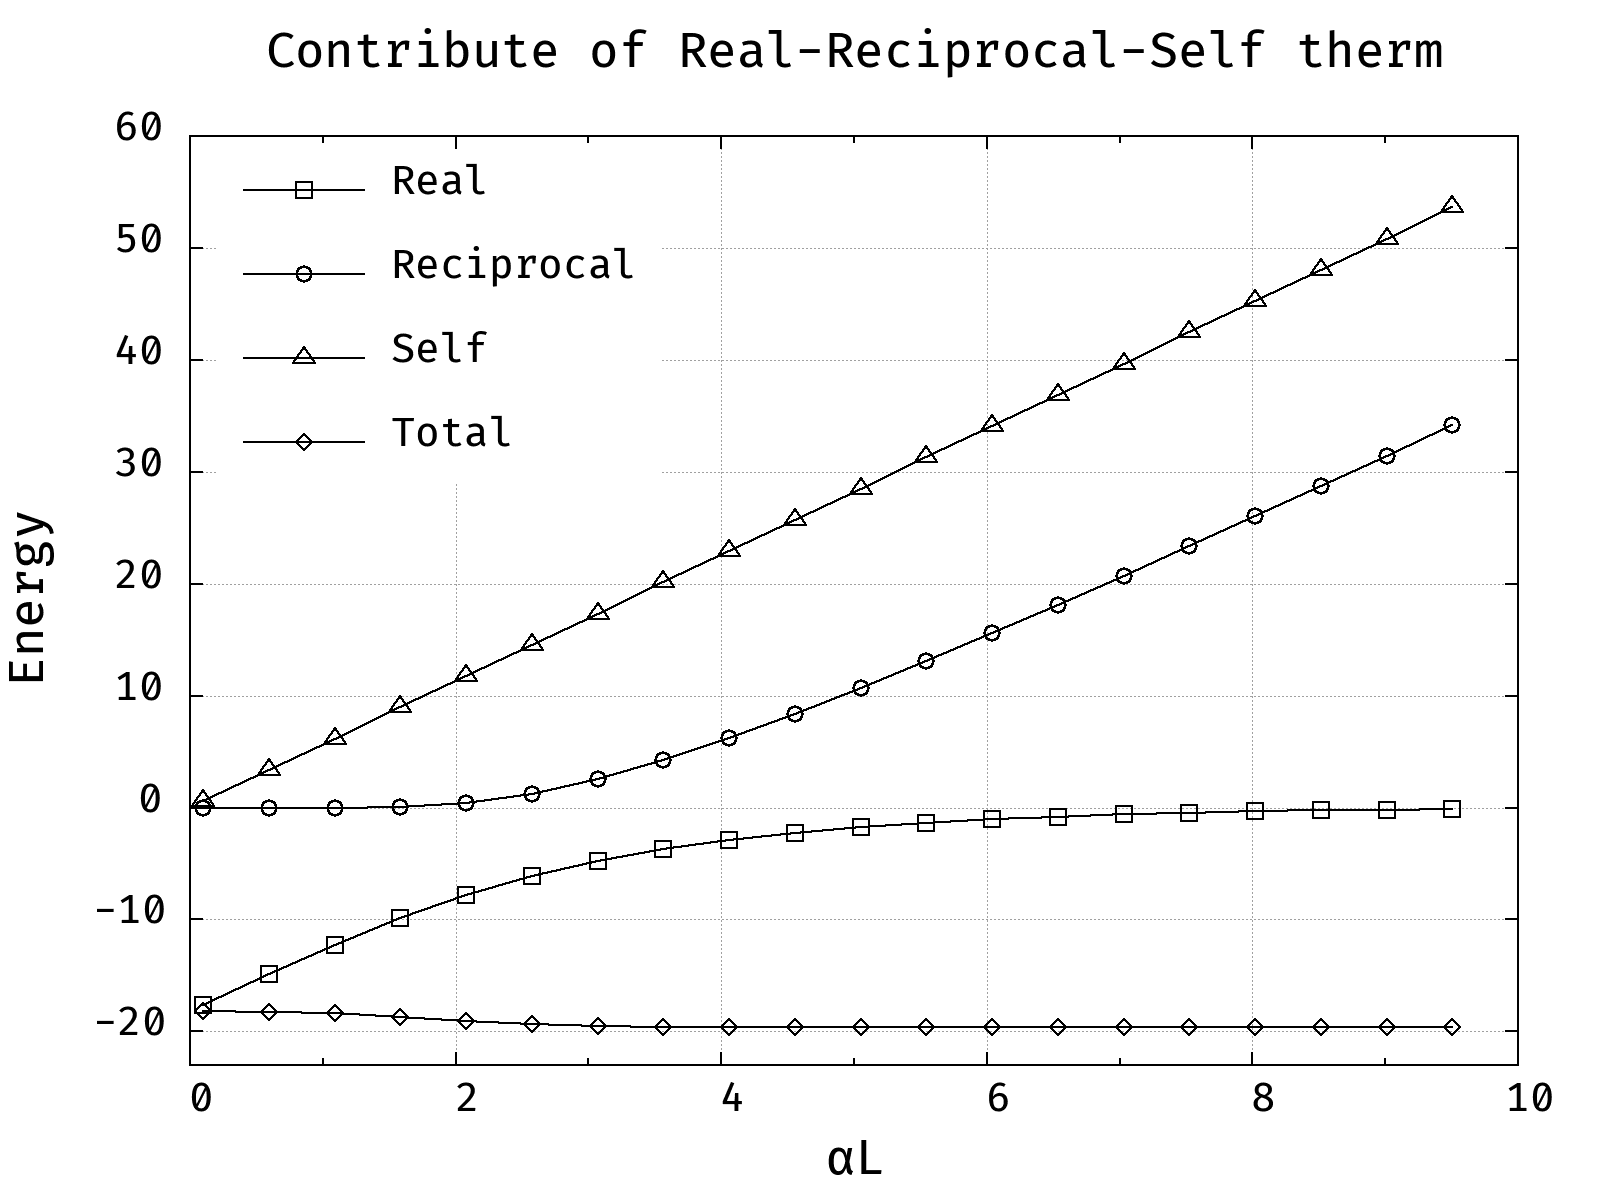

This chart was generated by the following gnuplot code:
set terminal png size 1600,1200 enhanced font 'FiraCode,30' lw 2
set output 'rapporto_real_rec.png'
set datafile separator ";"
set title font ',36'


set monochrome
set key spacing 2 left reverse Left
set xrange [0:10]
set yrange [-23:60]



set xtics 0,2
set mxtics 2

set title "Contribute of Real-Reciprocal-Self therm"
set ylabel 'Energy' font ',36'
set xlabel 'αL' font ',36'
set grid

plot '../data/comparison_real_rec2.csv' using 1:($2) w lp pt 4 ps 2.5 t "Real",\
'../data/comparison_real_rec2.csv' using 1:($3) w lp pt 6 ps 2.5 t "Reciprocal",\
'../data/comparison_real_rec2.csv' using 1:($4) w lp pt 8 ps 2.5 t "Self",\
'../data/comparison_real_rec2.csv' using 1:($2+$3-$4) w lp pt 12 ps 2.5 t "Total"


